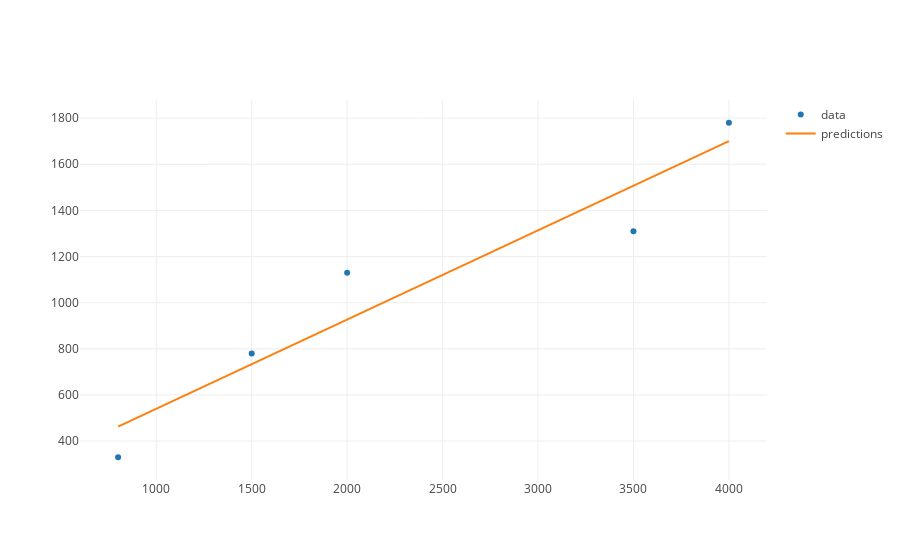

Notebook code for this chart:
### Code cell
from graph import trace_values, plot
import plotly.plotly as py
trace = trace_values(inputs, outcomes)
predictions_trace = trace_values(inputs, predictionslist, mode = 'lines', name = 'predictions')
plot([trace, predictions_trace])

### Figure 1 — Plotly figure (JSON) as saved in the notebook; plotly's stock layout.template omitted (floating-point values rounded to 4 significant figures)
{"data": [{"mode": "markers", "name": "data", "text": [], "type": "scatter", "uid": "4a9d2fcf-02be-4d56-95e8-1a1496dad046", "x": [800, 1500, 2000, 3500, 4000], "y": [330, 780, 1130, 1310, 1780]}, {"mode": "lines", "name": "predictions", "text": [], "type": "scatter", "uid": "d8844bde-73b7-4dfd-a525-5e4288b18ede", "x": [800, 1500, 2000, 3500, 4000], "y": [462.7, 733.4, 926.8, 1507.0, 1700.0]}], "layout": {"autosize": true, "xaxis": {"autorange": true, "range": [602.6, 4197.0], "type": "linear"}, "yaxis": {"autorange": true, "range": [223.8, 1886.0], "type": "linear"}}}
